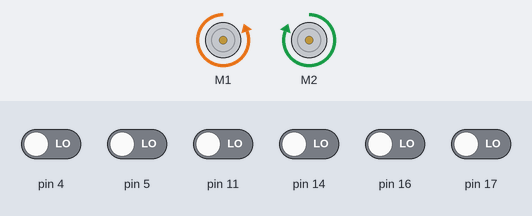
The sketch below on a simulated Arduino Uno, built with avr-gcc and run on an emulated ATmega328P. Parts: 2 × DC motor (green arrow = forward, orange = backward, longer = faster). Inputs (shaded band) come from the test bench; at power-on: pin 4, pin 5, pin 11, pin 14, pin 16, pin 17 LOW.

Above: at 12.9 s.
13.0 s: pin 5 driven HIGH
At 14.2 s:
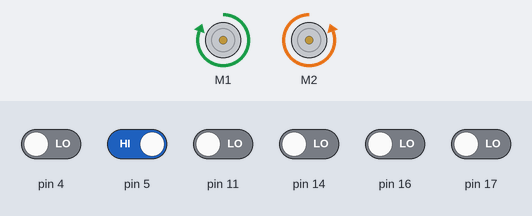
14.5 s: pin 4 driven HIGH
At 15.6 s:
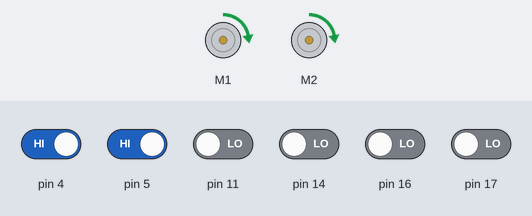
16.0 s: pin 11 driven HIGH
At 16.8 s:
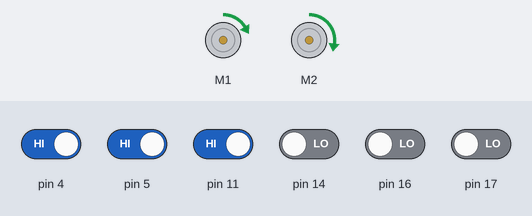
17.5 s: pin 16 driven HIGH
At 17.9 s:
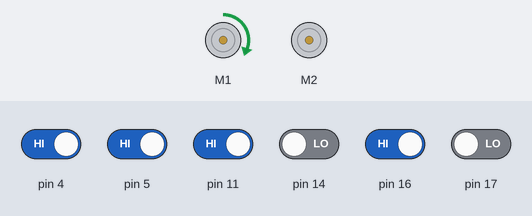
19.0 s: pin 14 driven HIGH
At 20.2 s:
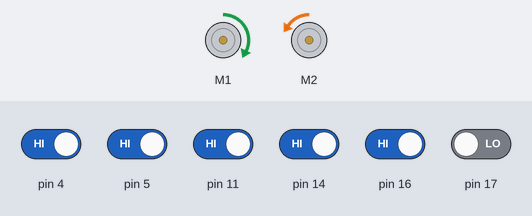
20.5 s: pin 4 driven LOW
At 21.4 s:
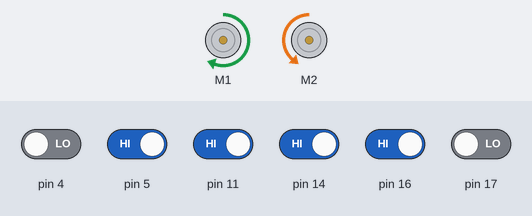
Timing chart, 0 to 23.0 s (numbered marks = the images above; inputs shaded):
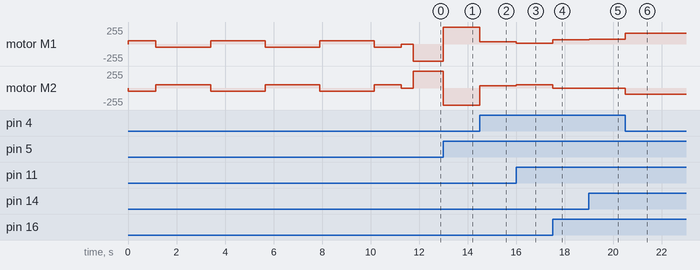

Measured:
- after the input at 13.0 s, motor M1: backward 255/255 → forward 255/255 at once; motor M2: forward 255/255 → backward 255/255 at once
- after the input at 14.5 s, motor M1: forward 255/255 → forward 31/255 at once; motor M2: backward 255/255 → forward 31/255 at once
- after the input at 16.0 s, motor M1: forward 31/255 → forward 10/255 at once; motor M2: forward 31/255 → forward 52/255 at once
- after the input at 17.5 s, motor M1: forward 10/255 → forward 63/255 at once; motor M2: forward 52/255 → stopped at once
- after the input at 19.0 s, motor M1: forward 63/255 → forward 70/255 at once; motor M2: stopped → backward 6/255 at once
- after the input at 20.5 s, motor M1: forward 70/255 → forward 159/255 at once; motor M2: backward 6/255 → backward 95/255 at once

The sketch:

zum_4ft.ino
```cpp
#include <ZumoShield.h>
#include <Wire.h>

ZumoReflectanceSensorArray linesensors(QTR_NO_EMITTER_PIN);
ZumoMotors motors;

ZumoBuzzer buzzer; // create a buzzer to play sound
unsigned int sensor_vals[6];

void setup() {
  int i;
  int spin_direction = 1;
  motors.setSpeeds(80*spin_direction, -80*spin_direction);
  for(i = 0; i<250; i++){
    linesensors.calibrate();
    if(i%50 == 25){ // every 50 loops, starting on loop 25...
      spin_direction = -spin_direction;
      motors.setSpeeds(80*spin_direction, -80*spin_direction);
    }
    delay(20);
  }
  motors.setSpeeds(0,0);
  delay(500);
}

int BASE_SPEED = 50;
double PROPORTION_GAIN = 0.2;
double DERIVATIVE_GAIN = 3;
int last_error = 0;
void loop() {
  int line_position = linesensors.readLine(sensor_vals);
  int error = line_position - 2500;
  int error_change = error - last_error;
  int left_speed = BASE_SPEED + PROPORTION_GAIN * error + DERIVATIVE_GAIN * error_change;
  int right_speed = BASE_SPEED + -PROPORTION_GAIN * error + -DERIVATIVE_GAIN * error_change;
  last_error = error;
  motors.setSpeeds(left_speed, right_speed);
}
```
